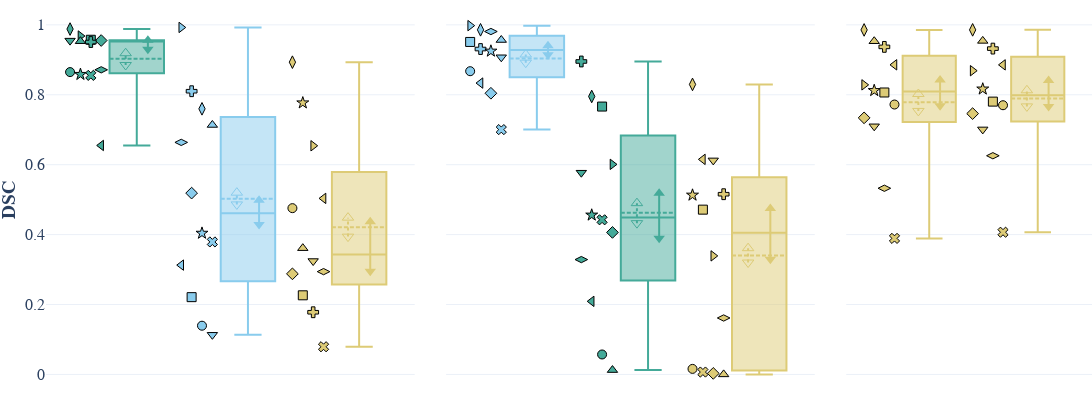

The cell this chart's notebook holds for it:
### Code cell
def species_comparison(metric_name: str, metric_name_short: str) -> go.Figure:
    fig = make_subplots(
        rows=1,
        cols=3,
        shared_yaxes=True,
        vertical_spacing=0.1,
        horizontal_spacing=0.03,
        column_widths=[3, 3, 2],
    )
    label_names = None

    targets = {
        (1, "pig"): [(0, "pig"), (1, "rat"), (2, "human")],
        (2, "rat"): [(0, "rat"), (1, "pig"), (2, "human")],
        (3, "human"): [(0, "human")],
        (3, "pig-p+rat-p2human"): [(1, "human")],
    }
    for (i, source_species), source_targets in targets.items():
        for j, target_species in source_targets:
            df_box = df[(df["source_species"] == source_species) & (df["target_species"] == target_species)]
            sort_labels(df_box)

            label_names_comparison = df_box["label_name"].tolist()
            if "background" not in label_names_comparison:
                label_names_comparison.append("background")
            if label_names is None:
                label_names = label_names_comparison
            else:
                assert label_names == label_names_comparison, (
                    f"Label names do not match: {label_names} vs {label_names_comparison}"
                )

            # Average across organs per bootstrap sample
            bootstraps_mean = np.mean(np.stack(df_box[f"{metric_name}_bootstraps"]), axis=0)
            bootstraps_median = np.median(np.stack(df_box[f"{metric_name}_bootstraps"]), axis=0)

            boxplot_symbols(
                fig,
                df_box[metric_name],
                df_box["label_name"],
                ci_mean=(np.quantile(bootstraps_mean, q=0.025), np.quantile(bootstraps_mean, q=0.975)),
                ci_median=(np.quantile(bootstraps_median, q=0.025), np.quantile(bootstraps_median, q=0.975)),
                trace_name=f"{source_species}2{target_species}",
                box_index=j,
                color=settings_species.species_colors[target_species],
                showlegend=i == 1,
                row=1,
                col=i,
            )

    fig.update_layout(height=400, width=1200, template="plotly_white")
    fig.update_layout(font_family="Libertinus Sans", font_size=16)
    fig.update_annotations(font=dict(size=20))
    fig.update_layout(showlegend=False)
    fig.update_yaxes(zeroline=False)
    fig.update_yaxes(title=f"<b>{metric_name_short}</b>", title_standoff=12, col=1)
    fig.update_xaxes(showticklabels=False)
    fig.update_layout(legend=dict(title=None, orientation="h", yanchor="bottom", y=1.05, xanchor="center", x=0.2))
    fig.update_layout(legend2=dict(title=None, orientation="h", yanchor="bottom", y=1.05, xanchor="center", x=0.8))
    fig.update_layout(margin=dict(l=0, r=0, t=0, b=0))
    fig.write_image(settings_species.paper_dir / f"domain_shift_performance_{metric_name_short}.pdf")

    return fig


species_comparison("dice_metric", "DSC")
